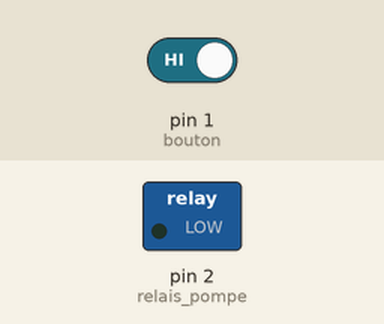
Recording of a sketch running on a simulated Arduino Uno, built with avr-gcc and run on an emulated ATmega328P. Parts: switched loads named in the sketch (green lamp = pin HIGH). The test bench sets the inputs (shaded band); at power-on: pin 1 (bouton) HIGH.

Above: at 1.2 s.
1.3 s: pin 1 (bouton) driven LOW
At 2.5 s:
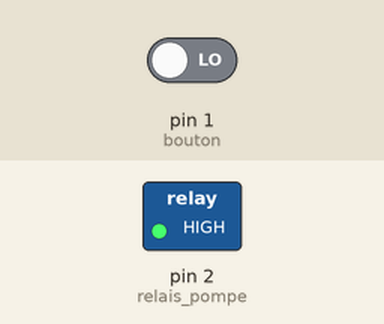
2.8 s: pin 1 (bouton) driven HIGH
At 3.7 s:
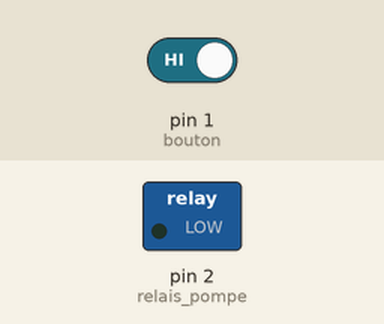
Timing chart, 0 to 5.8 s (numbered marks = the images above; inputs shaded):
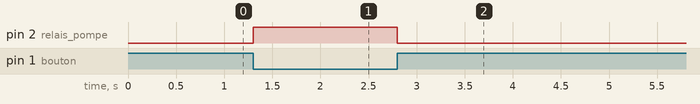

Measured:
- after the input at 1.3 s, pin 2 (relais_pompe): LOW → HIGH at once
- after the input at 2.8 s, pin 2 (relais_pompe): HIGH → LOW at once

The sketch:

prueba-bomba-agua.ino
```cpp
const int bouton = 1; // le bouton est connecté à la broche 1 de la carte Adruino
const int relais_pompe = 2; // // le relais est connecté à la broche 2 de la carte Adruino
int etatBouton;
void setup()
{
pinMode(bouton, INPUT);
pinMode(relais_pompe, OUTPUT);
}

void loop()
{
etatBouton = digitalRead(bouton);
if (etatBouton == 0) // We press the button
{
digitalWrite(relais_pompe, HIGH); // the water pump fills the bottle
}
else // we release the button
{
digitalWrite(relais_pompe, LOW); // the water pump stops
}
}
```
